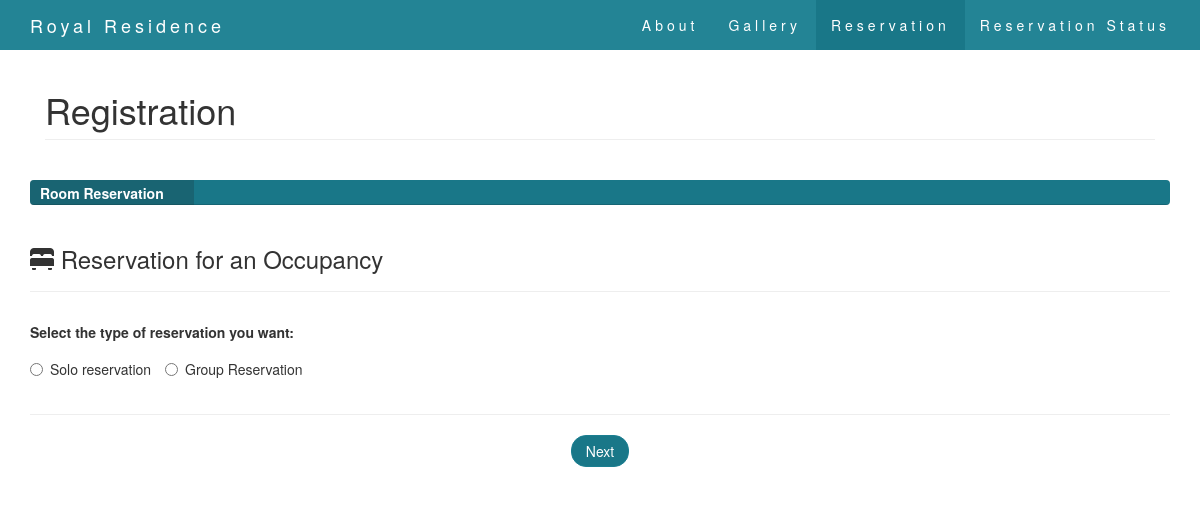
/Frontend/reg_1_solo_group.php, run on an earlier commit of the app's database.
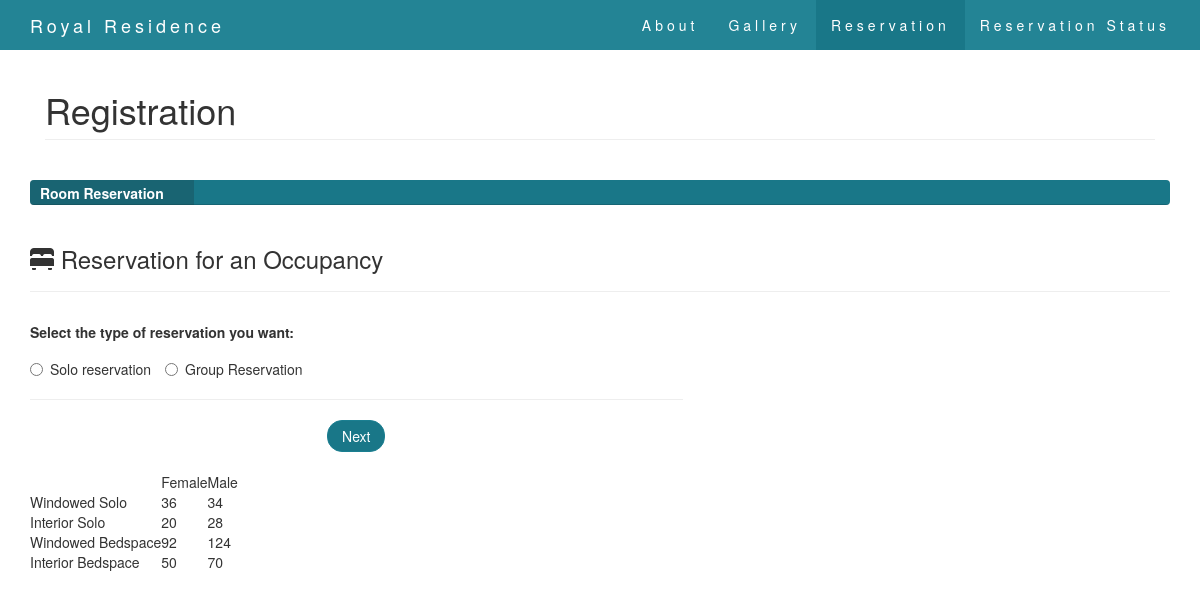
And on a later commit of the database.
### tables this page shows
CREATE TABLE IF NOT EXISTS `temporary` (
  `femaleWindowedSolo` int(11) NOT NULL,
  `maleWindowedSolo` int(11) NOT NULL,
  `femaleInteriorSolo` int(11) NOT NULL,
  `maleInteriorSolo` int(11) NOT NULL,
  `femaleWindowedBedspace` int(11) NOT NULL,
  `maleWindowedBedspace` int(11) NOT NULL,
  `femaleInteriorBedspace` int(11) NOT NULL,
  `maleInteriorBedspace` int(11) NOT NULL,
  `price` int(15) NOT NULL
);

### Frontend/reg_1_solo_group.php (the view, shortened to what this page needs)
<!DOCTYPE html>
<html lang="en">
<head>
    <link href="css/bootstrap.min.css" rel="stylesheet">
    <link href="css/modern-business.css" rel="stylesheet">
    <link href="font-awesome/css/font-awesome.min.css" rel="stylesheet" type="text/css">
</head>
<body id="myPage" data-spy="scroll" data-target=".navbar" data-offset="60">
    <nav class="navbar navbar-default navbar-fixed-top" role="navigation">
        <div class="container">
            <div class="navbar-header">
               <a class="navbar-brand" href="index.php">Royal Residence</a>
            </div>
            <div class="collapse navbar-collapse" id="bs-example-navbar-collapse-1">
                <ul class="nav navbar-nav navbar-right">
                    <li><a href="index.php">About</a></li>
                    <li><a href="gallery.php">Gallery</a></li>
                    <li class ="active"><a href="reg_1_solo_group.php">Reservation</a></li>
                    <li><a href="reservationStatus.php">Reservation Status</a></li>
                </ul>
        </div>
    </nav>
    <div class="container">
        <div class="container-fluid">
        <div class ="row" >
            <div class="col-lg-12">
                <h1 class="page-header">Registration
                </h1>
                <div class="row">
                    <div class="progress" id="progress1" style="margin-top: 20px; margin-bottom: 0px;">
                        <div class="progress-bar" role="progressbar" aria-valuenow="25" aria-valuemin="0" aria-valuemax="100" style="width: 100%;">
                        </div>
                        <span class="progress-type">Room Reservation</span>
                    </div>
                </div>
                    <div class ="row" >
                        <div class ="page-header">
                            <h3><i class="glyphicon glyphicon-bed"></i> Reservation for an Occupancy</h3>
                        </div>
					<form action = "errorPage.php" method = "post">
                        <div class ="row">
                            <div class="col-md-7">
                                <div class="control-group form-group">
                                    <div class="controls">
                                        <?php
											include('connect.php');
											$sql = "SELECT femaleWindowedSolo,maleWindowedSolo,femaleInteriorSolo,
											maleInteriorSolo, femaleWindowedBedspace, maleWindowedBedspace,
											femaleInteriorBedspace, maleInteriorBedspace FROM temporary;";
											$result = $conn->query($sql);
												while($row = $result->fetch_assoc()) {
												?>
													<table>
													<tr>
														<td></td>
														<td>Female</td>
														<td>Male</td>
													<tr>
													<tr>
														<td>Windowed Solo</td>
														<td><?php echo $row['femaleWindowedSolo'];?></td>
														<td><?php echo $row['maleWindowedSolo'];?></td>
													<tr>
													<tr>
														<td>Interior Solo</td>
														<td><?php echo $row['femaleInteriorSolo'];?></td>
														<td><?php echo $row['maleInteriorSolo'];?></td>
													<tr>
													<tr>
														<td>Windowed Bedspace</td>
														<td><?php echo $row['femaleWindowedBedspace'];?></td>
														<td><?php echo $row['maleWindowedBedspace'];?></td>
													<tr>
													<tr>
														<td>Interior Bedspace</td>
														<td><?php echo $row['femaleInteriorBedspace'];?></td>
														<td><?php echo $row['maleInteriorBedspace'];?></td>
													<tr>
												<?php
												}
											?>
									<div class="controls">
										<p>
											<label>Select the type of reservation you want:</label>
											<label class="radio-inline">
											  <input type="radio" name="type_of_reservation" id="inlineRadio1" value="solo"> Solo reservation
											</label>
											<label class="radio-inline">
											  <input type="radio" name="type_of_reservation" id="inlineRadio1" value="group"> Group Reservation
											</label>
										</p>
                                    </div>
									</div>
								</div>
							</div>
						</div>
							<hr>
                            <div class = "pageButton">
                                <ul class = "pager">
									<li><button type="submit" name="submit1" class="btn btn-default">Next</button></li>
								</ul>
                            </div>
					</form>
                </div>
            </div>
        </div>
        </div>
    </div>
</body>
</html>

What changed in the data, as far as the page shows it:
added temporary: femaleWindowedSolo "36", maleWindowedSolo "34", femaleInteriorSolo "20", maleInteriorSolo "28", femaleWindowedBedspace "92", maleWindowedBedspace "124", femaleInteriorBedspace "50", maleInteriorBedspace "70"
